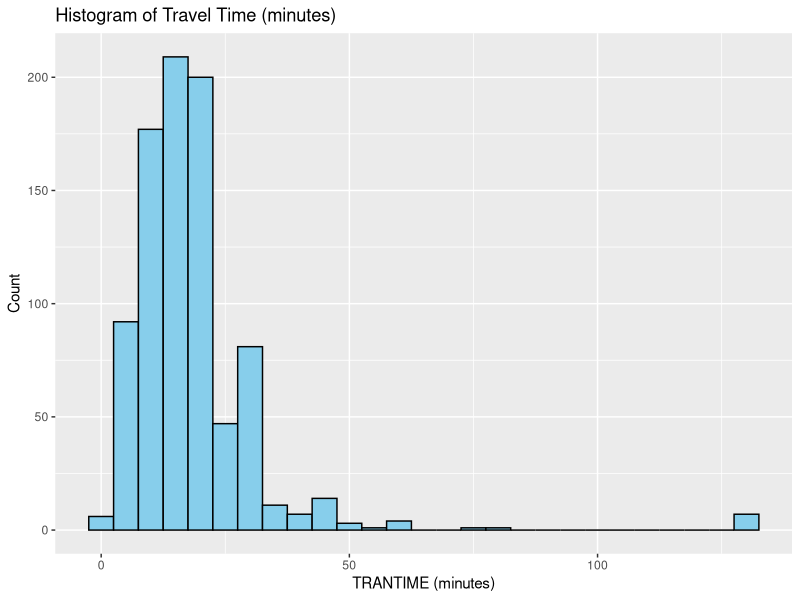
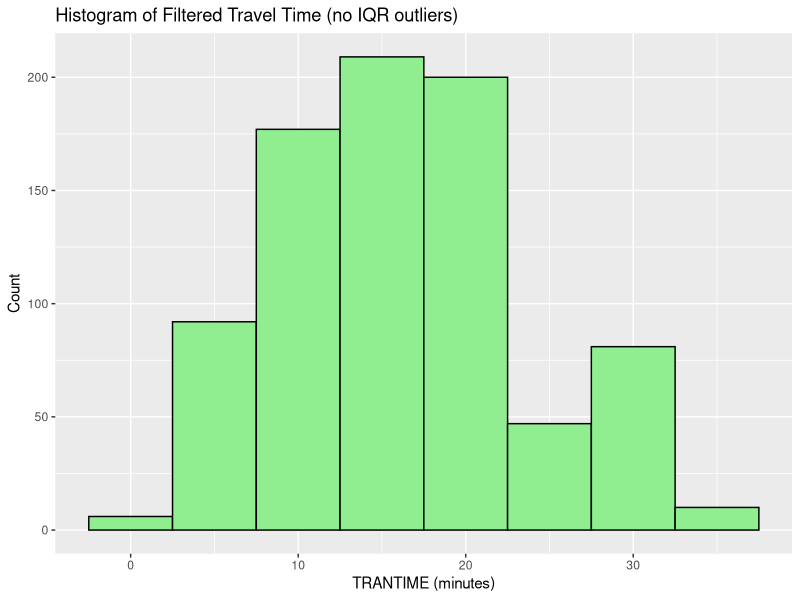

Write R code to recreate these figures, in order.
## ---- chunk 1
#| echo: false
# Load packages used in the solutions
library(tidyverse)
library(knitr)
## ---- chunk 2
#| echo: true
# Read the data and show the first 10 rows
ne_work_commute <- read.csv("travel-time-31109.csv")
head(ne_work_commute, 10)
## ---- chunk 3
#| echo: true
# Get dimensions and display a one-sentence summary
dim_ne <- dim(ne_work_commute)
dim_ne
paste0("The dataset has ", dim_ne[1], " rows and ", dim_ne[2], " columns.")
## ---- chunk 4
#| echo: true
# Mean of TRANTIME
mean_tran <- mean(ne_work_commute$TRANTIME, na.rm = TRUE)
mean_tran
## ---- chunk 5
#| echo: true
# Median of TRANTIME
median_tran <- median(ne_work_commute$TRANTIME, na.rm = TRUE)
median_tran
## ---- chunk 6
#| echo: true
# Variance of TRANTIME
var_tran <- var(ne_work_commute$TRANTIME, na.rm = TRUE)
var_tran
## ---- chunk 7
#| echo: true
# Standard deviation of TRANTIME
sd_tran <- sd(ne_work_commute$TRANTIME, na.rm = TRUE)
sd_tran
## ---- chunk 8
#| echo: true
# Quartiles / summary of TRANTIME
summary(ne_work_commute$TRANTIME)
## ---- chunk 9
#| echo: true
# Histogram of TRANTIME using ggplot2
ggplot(ne_work_commute, aes(x = TRANTIME)) +
  geom_histogram(binwidth = 5, color = "black", fill = "skyblue") +
  labs(title = "Histogram of Travel Time (minutes)", x = "TRANTIME (minutes)", y = "Count")
## ---- chunk 10
#| echo: true
# Compare mean and median and comment on which is preferable
mean_tran
median_tran
## ---- chunk 11
#| echo: true
# Compute IQR-based bounds and create filtered_travel_time (non-outliers)
q1 <- quantile(ne_work_commute$TRANTIME, 0.25, na.rm = TRUE)
q3 <- quantile(ne_work_commute$TRANTIME, 0.75, na.rm = TRUE)
iqr_val <- IQR(ne_work_commute$TRANTIME, na.rm = TRUE)
lower <- q1 - 1.5 * iqr_val
upper <- q3 + 1.5 * iqr_val
filtered_travel_time <- ne_work_commute$TRANTIME[ne_work_commute$TRANTIME >= lower & ne_work_commute$TRANTIME <= upper]
length(filtered_travel_time)
head(filtered_travel_time)
## ---- chunk 12
#| echo: true
# Histogram of filtered_travel_time
filtered_df <- tibble(TRANTIME = filtered_travel_time)
ggplot(filtered_df, aes(x = TRANTIME)) +
  geom_histogram(binwidth = 5, color = "black", fill = "lightgreen") +
  labs(title = "Histogram of Filtered Travel Time (no IQR outliers)", x = "TRANTIME (minutes)", y = "Count")
## ---- chunk 13
#| echo: true
# Summary statistics for filtered_travel_time and formatted table
mean_f <- mean(filtered_travel_time, na.rm = TRUE)
median_f <- median(filtered_travel_time, na.rm = TRUE)
var_f <- var(filtered_travel_time, na.rm = TRUE)
sd_f <- sd(filtered_travel_time, na.rm = TRUE)

summary_table <- tibble(
  Statistic = c("Mean", "Median", "Variance", "SD"),
  Value = c(mean_f, median_f, var_f, sd_f)
) %>%
  mutate(Value = round(Value, 2))

knitr::kable(summary_table, caption = "Summary statistics for filtered_travel_time (rounded to 2 decimals)")
